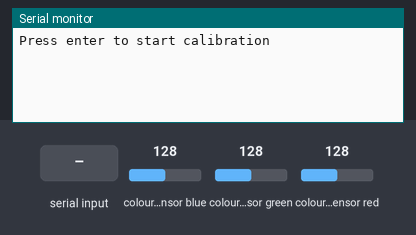
This sketch was run on a simulated Arduino Uno, built with avr-gcc and run on an emulated ATmega328P. Shown: the last lines printed to the serial monitor. The inputs (shaded band) are chosen by the test bench; at power-on: colour sensor blue 128, colour sensor green 128, colour sensor red 128.

Above: at 0.9 s.
1.0 s: "retry\n" received over Serial
At 2.2 s:
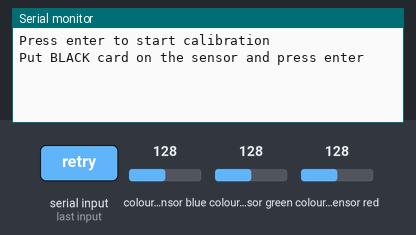
2.5 s: "1\n" received over Serial
At 3.7 s:
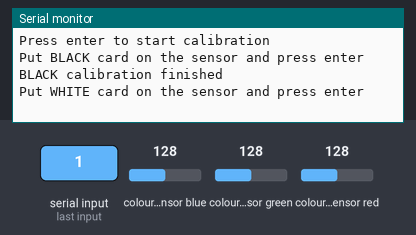
4.0 s: "0\n" received over Serial
At 4.8 s:
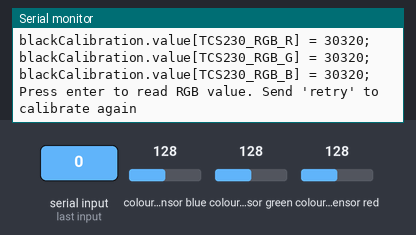
5.5 s: "2\n" received over Serial
At 5.9 s:
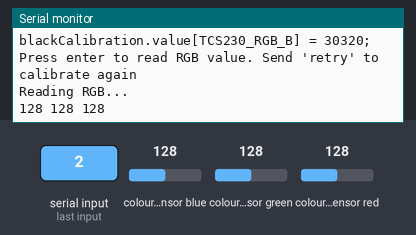

The sketch:

step2_calibrate_fast.ino
```cpp
#include <MD_TCS230.h>
#include <FreqCount.h>

#define  S0_OUT  2
#define  S1_OUT  3
#define  S2_OUT  4
#define  S3_OUT  5

MD_TCS230 CS(S2_OUT, S3_OUT, S0_OUT, S1_OUT);

void setup()
{
  Serial.begin(115200);
  Serial.println("Press enter to start calibration");
  blockingRead();

  CS.begin();
}

void loop()
{
    calibrate();
}

String blockingRead()
{
    while (!Serial.available())
        ;
    String command = Serial.readStringUntil('\n');
    return command;
}

void calibrate()
{
    sensorData blackCalibration, whiteCalibration;

    readRaw(blackCalibration, "BLACK");
    CS.setDarkCal(&blackCalibration);

    readRaw(whiteCalibration, "WHITE");
    CS.setWhiteCal(&whiteCalibration);

    Serial.println("Calibration values:");
    Serial.println();
    printCalibration("whiteCalibration", whiteCalibration);
    printCalibration("blackCalibration", blackCalibration);

    Serial.println("Press enter to read RGB value. Send 'retry' to calibrate again");
    while (true)
    {
        String command = blockingRead();
        if (command == "retry")
        {
            return;
        }

        colorData rgb;
        readRgb(rgb);
    }
}

void readRaw(sensorData& sd, const char* cardColor)
{
    Serial.print("Put ");
    Serial.print(cardColor);
    Serial.println(" card on the sensor and press enter");
    blockingRead();

    CS.read();
    while (!CS.available())
        ;
    CS.getRaw(&sd);

    Serial.print(cardColor);
    Serial.println(" calibration finished");
}

void readRgb(colorData& cd)
{
    Serial.println("Reading RGB...");

    CS.read();
    while (!CS.available())
        ;
    CS.getRGB(&cd);

    Serial.print(cd.value[TCS230_RGB_R]);
    Serial.print(' ');
    Serial.print(cd.value[TCS230_RGB_G]);
    Serial.print(' ');
    Serial.print(cd.value[TCS230_RGB_B]);
    Serial.println();
}

void printCalibration(const char* variableName, const sensorData& sd)
{
    Serial.print("sensorData "); Serial.print(variableName); Serial.println(";");
    printAssignment(variableName, "R", sd.value[TCS230_RGB_R]);
    printAssignment(variableName, "G", sd.value[TCS230_RGB_G]);
    printAssignment(variableName, "B", sd.value[TCS230_RGB_B]);
}

void printAssignment(const char* variableName, const char* color, int32_t value)
{
    Serial.print(variableName);
    Serial.print(".value[TCS230_RGB_");
    Serial.print(color);
    Serial.print("] = ");
    Serial.print(value);
    Serial.println(";");
}
```

Measured:
- after the input at 1.0 s, the serial monitor: prints a new line at once (image 1)
- after the input at 2.5 s, the serial monitor: prints a new line at once (image 2)
- after the input at 4.0 s, the serial monitor: prints a new line at once (image 3)
- after the input at 5.5 s, the serial monitor: prints a new line at once (image 4)
